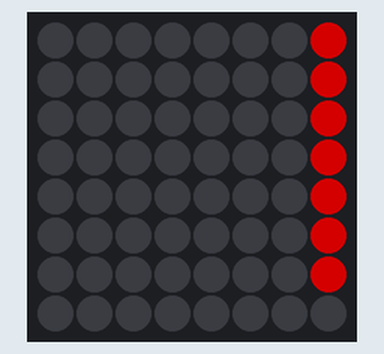
This sketch was run on a simulated Arduino Uno, built with avr-gcc and run on an emulated ATmega328P. Shown: 8×8 RGB LED matrix (first LED top left, wired row by row). Dim RGB values are drawn brighter than linear; what the sketch prints to the serial monitor is not drawn.

Above: at 1.17 s.
At 5.95 s:
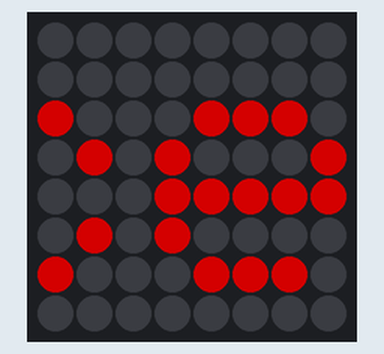
At 10.89 s:
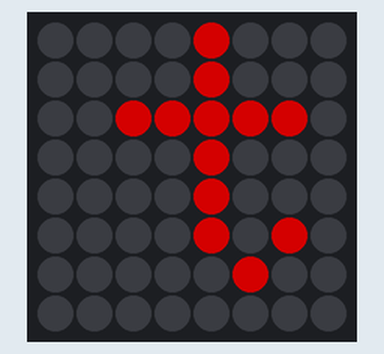
At 20.44 s:
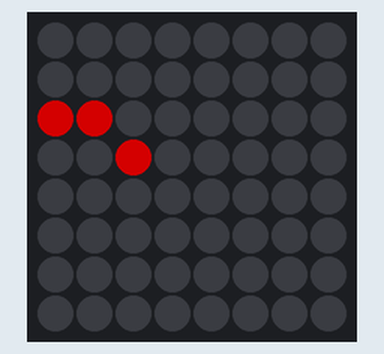
At 30.1 s:
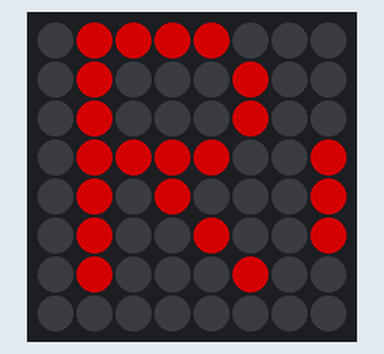
At 39.83 s:
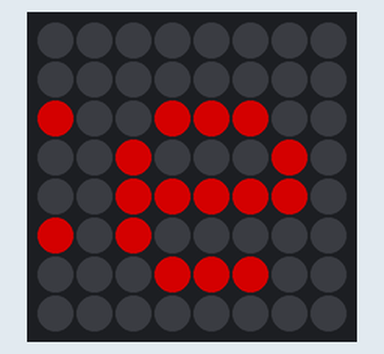

The sketch:

scrollingText.ino
```cpp
#include <FastLED.h>
#include <Adafruit_GFX.h>
#include <Adafruit_NeoMatrix.h>
#include <Adafruit_NeoPixel.h>

#define PIN 6
#define NUM_LEDS 64
#define MAX_POWER_MILLIAMPS 200

Adafruit_NeoMatrix matrix = Adafruit_NeoMatrix(8, 8, PIN,
  NEO_MATRIX_TOP     + NEO_MATRIX_LEFT +
  NEO_MATRIX_COLUMNS + NEO_MATRIX_ZIGZAG,
  NEO_GRB            + NEO_KHZ800);

const char* customText = "Replace this text with your custom text";
int textColor = matrix.Color(255, 0, 0); // Red text, change to any RGB value you desire

void setup() {
  // Ensure the microcontroller initializes properly
  delay(1000); // Add a delay to allow power to stabilize

  FastLED.setMaxPowerInVoltsAndMilliamps(5, MAX_POWER_MILLIAMPS);

  Serial.begin(115200);

  // Wait for Serial to initialize (if connected)
  unsigned long start = millis();
  while (!Serial && millis() - start < 2000); // Timeout after 2 seconds
  if (Serial) {
    Serial.println("Scrolling Text Display");
  }

  matrix.begin();
  matrix.setTextWrap(false);
  matrix.setBrightness(128); // Set brightness to 50%
  matrix.setTextColor(textColor);
}

void loop() {
  scrollText(customText);
}

void scrollText(const char* text) {
  int textLength = strlen(text) * 6; // Each character is 6 pixels wide
  for (int i = 8; i > -textLength; i--) {
    matrix.clear();
    matrix.setCursor(i, 0);
    matrix.print(text);
    matrix.show();
    delay(100);
  }
}
```
